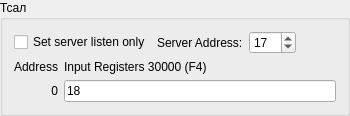
       <widget class="QGroupBox" name="gbTsal">
        <property name="title">
         <string>Тсал</string>
        </property>
        <layout class="QVBoxLayout" name="verticalLayout_3">
         <item>
          <layout class="QHBoxLayout" name="horizontalLayout_5">
           <property name="sizeConstraint">
            <enum>QLayout::SetMinimumSize</enum>
           </property>
           <item>
            <widget class="QCheckBox" name="listenOnlyBox_3">
             <property name="text">
              <string>Set server listen only</string>
             </property>
            </widget>
           </item>
           <item>
            <widget class="QLabel" name="label_37">
             <property name="sizePolicy">
              <sizepolicy hsizetype="Maximum" vsizetype="Preferred">
               <horstretch>0</horstretch>
               <verstretch>0</verstretch>
              </sizepolicy>
             </property>
             <property name="text">
              <string>Server Address:</string>
             </property>
            </widget>
           </item>
           <item>
            <widget class="QSpinBox" name="serverEdit_3">
             <property name="sizePolicy">
              <sizepolicy hsizetype="Maximum" vsizetype="Fixed">
               <horstretch>0</horstretch>
               <verstretch>0</verstretch>
              </sizepolicy>
             </property>
             <property name="minimum">
              <number>1</number>
             </property>
             <property name="maximum">
              <number>247</number>
             </property>
             <property name="value">
              <number>17</number>
             </property>
            </widget>
           </item>
           <item>
            <spacer name="horizontalSpacer_4">
             <property name="orientation">
              <enum>Qt::Horizontal</enum>
             </property>
             <property name="sizeHint" stdset="0">
              <size>
               <width>40</width>
               <height>20</height>
              </size>
             </property>
            </spacer>
           </item>
          </layout>
         </item>
         <item>
          <layout class="QGridLayout" name="gridLayout_5">
           <item row="0" column="1">
            <widget class="QLabel" name="inputRegisters_3">
             <property name="text">
              <string>Input Registers 30000 (F4)</string>
             </property>
            </widget>
           </item>
           <item row="1" column="0">
            <widget class="QLabel" name="label_38">
             <property name="text">
              <string>0</string>
             </property>
             <property name="alignment">
              <set>Qt::AlignRight|Qt::AlignTrailing|Qt::AlignVCenter</set>
             </property>
            </widget>
           </item>
           <item row="1" column="1">
            <widget class="QLineEdit" name="inReg_19">
             <property name="text">
              <string>18</string>
             </property>
             <property name="maxLength">
              <number>32767</number>
             </property>
             <property name="placeholderText">
              <string>Hexadecimal A-F, a-f, 0-9.</string>
             </property>
            </widget>
           </item>
           <item row="0" column="0">
            <widget class="QLabel" name="address_3">
             <property name="text">
              <string>Address</string>
             </property>
             <property name="alignment">
              <set>Qt::AlignRight|Qt::AlignTrailing|Qt::AlignVCenter</set>
             </property>
            </widget>
           </item>
          </layout>
         </item>
        </layout>
       </widget>
